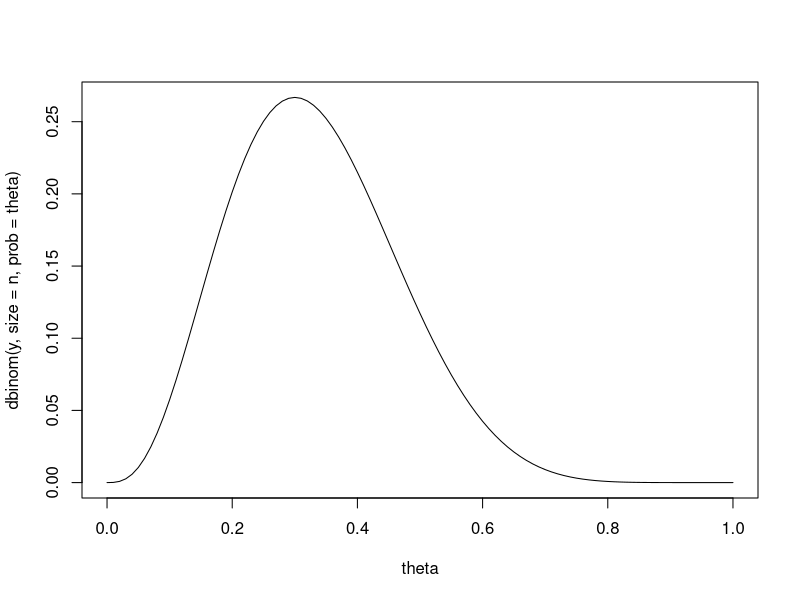
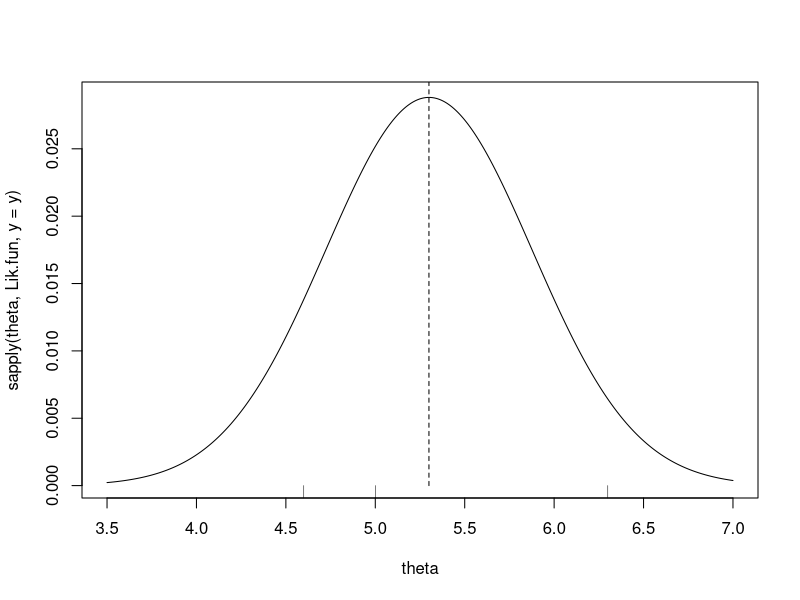
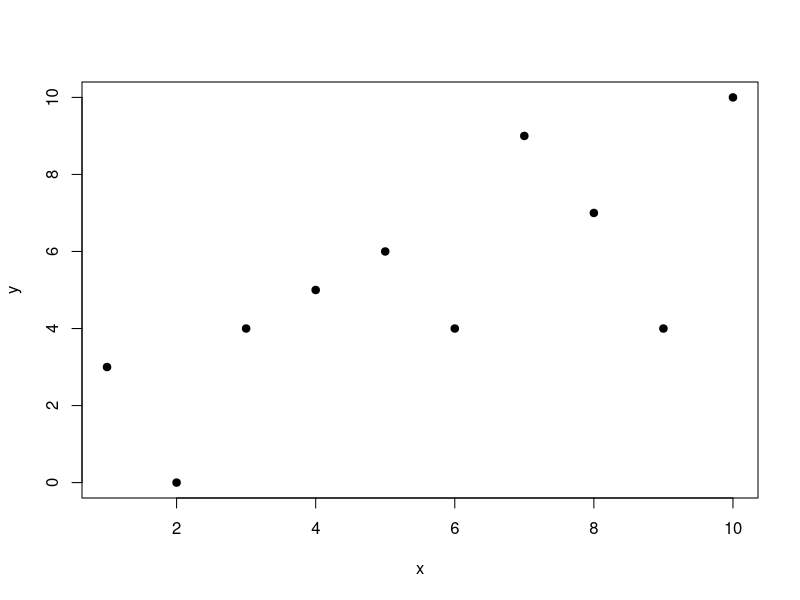
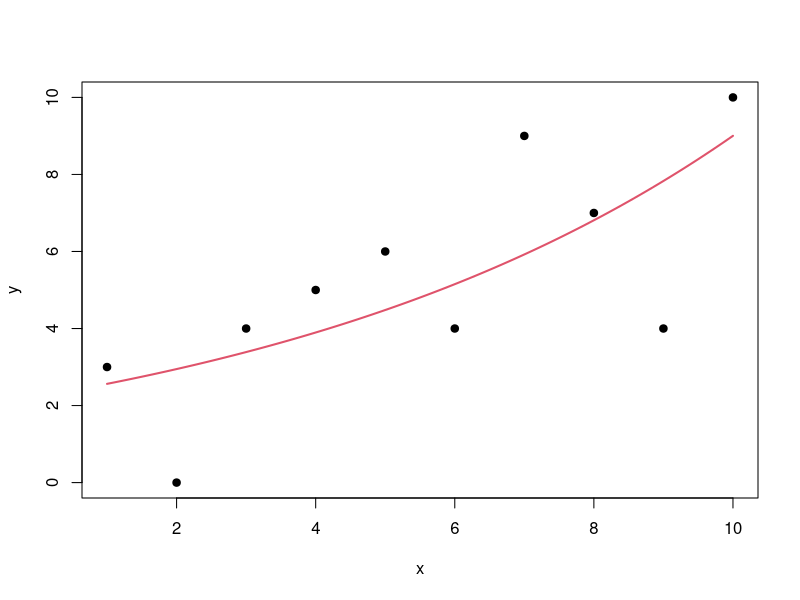
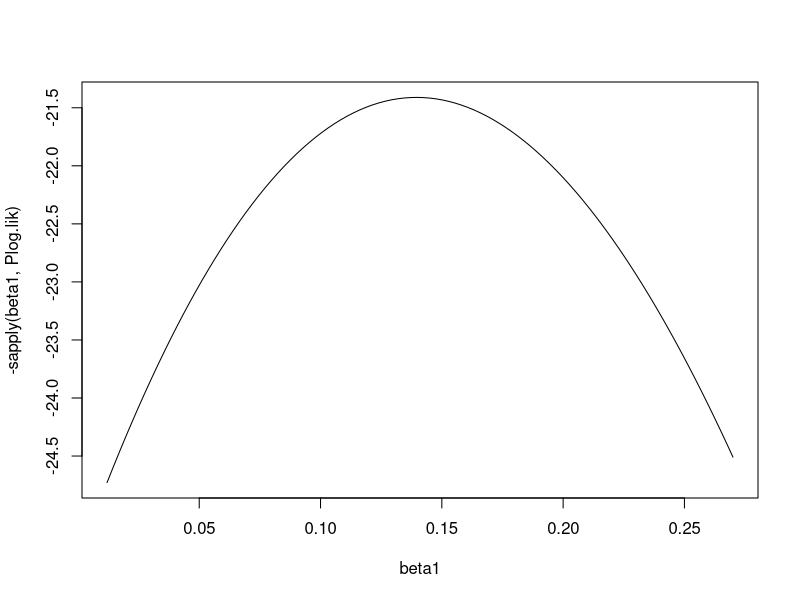
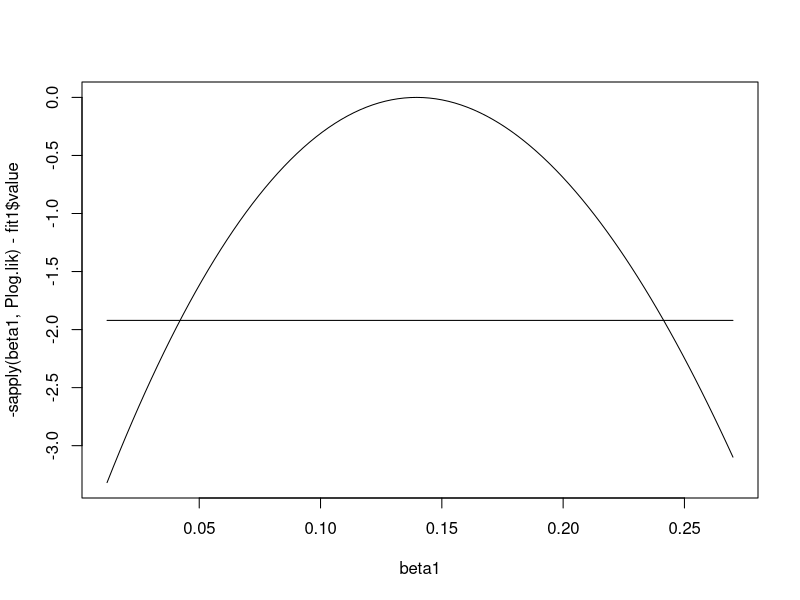

The R source for these figures, in order:
##################################################
# Example Binomial
rm(list=ls())
n <- 10; y <- 3
theta <- seq(0,1,by=0.01)
plot(theta,dbinom(y,size=n,prob=theta),type="l")

# Likelihood function
Lik.fun <- function(theta,y,n){
    dbinom(y,size=n,prob=theta)}

# Optimize likelihood function (in general not recommented)
optimize(Lik.fun,c(0,1),y=y,n=n,maximum=TRUE)

# log-Likelihood function
logLik.fun <- function(theta,y,n){
  dbinom(y,size=n,prob=theta,log=TRUE)}

optimize(logLik.fun,c(0,1),y=y,n=n,maximum=TRUE)




##################################################
# Example: Normal
##################################################
y <- c(4.6,6.3,5)

Lik.fun <- function(theta,y){
    prod(dnorm(y,mean=theta,sd=1))
}

optimize(Lik.fun,c(-10,10),y=y,
         maximum=TRUE)



theta <- seq(3.5,7,by=0.01)
plot(theta,sapply(theta,Lik.fun,y=y),type="l")
lines(c(1,1)*mean(y),c(0,0.1),lty=2)
rug(y)

# Numerical derivatives (you will need this package)
library(numDeriv)

# log likelihood
ll.fun <- function(theta,y){
    sum(dnorm(y,mean=theta,sd=1,log=TRUE))
}

# Observed Information
-hessian(ll.fun,5.3,y=y)


##################################################
# Estimate both mean and var
ll.fun2 <- function(theta,y){
     -sum(dnorm(y,mean=theta[1],sd=sqrt(theta[2]),log=TRUE))
}



nlminb(c(0,1),ll.fun2,y=y)

# Invariance
ll.fun2 <- function(theta,y){
     -sum(dnorm(y,mean=theta[1],sd=exp(0.5*theta[2]),log=TRUE))
}


OPt <- nlminb(c(0,1),ll.fun2,y=y)
OPt$par
exp(OPt$par[2])
hessian(ll.fun2,OPt$par,y=y)
# Note independence between sigma and mu


##################################################
## Invariance
(fit1 <- glm(cbind(3,7)~1,family=binomial))
coef(fit1)
1/(1+exp(-coef(fit1)))


##################################################
# Example Poisson regression
##################################################

### Data
x <- 1:10
y <- c(3, 0, 4, 5, 6, 4, 9, 7, 4, 10)
plot(x,y,pch=19)

#### Likelihood poisson
log.lik1 <- function(th) {
    sum(dpois(y, exp(th[1]+th[2] * x ), log = TRUE))
}

#### Find MLE and hessian
fit1 <- optim(par = c(0, 0), fn = log.lik1, hessian = TRUE,
              control=list(fnscale=-1))
fit1

# Wald statistics and and parameter s.e.
se <- sqrt(diag(solve(-fit1$hessian))) 
Z <- fit1$par/se
pv <- 2 * (1 - pnorm(abs(Z)))
round(cbind(Par=fit1$par, se, Z, pv), digits=5)

# Directly in R
fit.glm <- glm(y ~ x, family = poisson)
summary(fit.glm)

# plot it..
plot(x,y,pch=19,cex=1)
curve(exp(fit1$par[1]+fit1$par[2] * x),add=TRUE,col=2,lwd=2)

##################################################
##
log.lik2 <- function(th) {
    sum(dpois(y, exp(th[1]), log = TRUE))
}

#### Find MLE and hessian
fit2 <- optim(par = c(0), fn = log.lik2, hessian = TRUE,
              control=list(fnscale=-1))
fit2

## Deviance
D <- 2*(fit1$value - fit2$value)

## p-value
1-pchisq(D,df=1)

## Directly in R
fit2.glm <- glm(y ~ 1, family = poisson)
anova(fit2.glm,fit.glm,test="Chisq")


################################################################
## Profile likelihood
################################################################

#### Poisson regression example
Plog.lik <- function(beta1) {
    fun.tmp <- function(beta0,beta1){
        -sum(dpois(y, exp(beta0+beta1 * x ), log = TRUE))
    }
    optimize(fun.tmp,c(-10,10),beta1=beta1)$objective   
}

## Plot profile log likelihood
confint(fit.glm,level=0.99)
beta1 <- seq(0.012,0.27,length=100)
plot(beta1,-sapply(beta1,Plog.lik),type="l")

## subtract mle
plot(beta1,-sapply(beta1,Plog.lik)-fit1$value,type="l")
lines(range(beta1),-0.5*qchisq(0.95,df=1)*c(1,1))
confint(fit.glm)
##################################################
# End.......
##################################################
